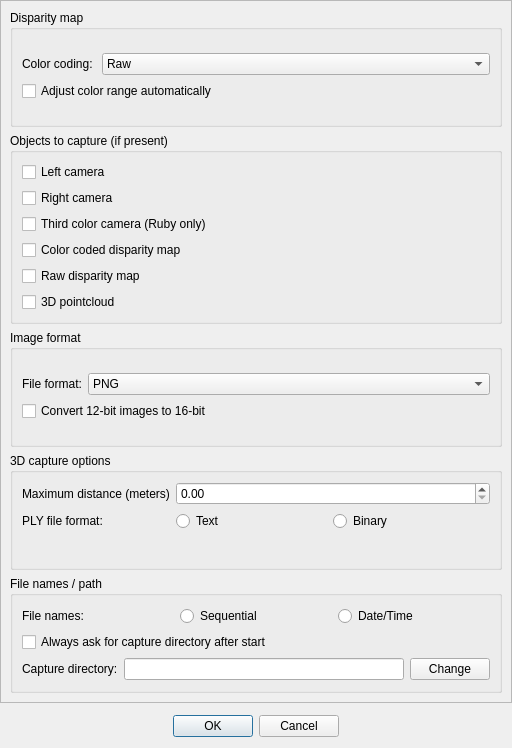
<?xml version="1.0" encoding="UTF-8"?>
<ui version="4.0">
 <class>SettingsDialog</class>
 <widget class="QDialog" name="SettingsDialog">
  <property name="geometry">
   <rect>
    <x>0</x>
    <y>0</y>
    <width>512</width>
    <height>748</height>
   </rect>
  </property>
  <property name="windowTitle">
   <string>Capture and Display Settings</string>
  </property>
  <layout class="QVBoxLayout" name="verticalLayout_5">
   <property name="leftMargin">
    <number>0</number>
   </property>
   <property name="topMargin">
    <number>0</number>
   </property>
   <property name="rightMargin">
    <number>0</number>
   </property>
   <item>
    <layout class="QVBoxLayout" name="mainLayout">
     <property name="spacing">
      <number>12</number>
     </property>
     <property name="topMargin">
      <number>0</number>
     </property>
     <property name="bottomMargin">
      <number>0</number>
     </property>
     <item>
      <widget class="QScrollArea" name="scrollArea">
       <property name="sizeAdjustPolicy">
        <enum>QAbstractScrollArea::AdjustToContentsOnFirstShow</enum>
       </property>
       <property name="widgetResizable">
        <bool>true</bool>
       </property>
       <widget class="QWidget" name="scrollAreaWidgetContents">
        <property name="geometry">
         <rect>
          <x>0</x>
          <y>0</y>
          <width>494</width>
          <height>698</height>
         </rect>
        </property>
        <layout class="QVBoxLayout" name="verticalLayout_12">
         <item>
          <widget class="QGroupBox" name="groupBox">
           <property name="title">
            <string>Disparity map</string>
           </property>
           <layout class="QVBoxLayout" name="verticalLayout_3">
            <item>
             <layout class="QVBoxLayout" name="verticalLayout">
              <item>
               <layout class="QHBoxLayout" name="horizontalLayout_3">
                <item>
                 <widget class="QLabel" name="label">
                  <property name="text">
                   <string>Color coding: </string>
                  </property>
                 </widget>
                </item>
                <item>
                 <widget class="QComboBox" name="colorScheme">
                  <property name="sizePolicy">
                   <sizepolicy hsizetype="Expanding" vsizetype="Fixed">
                    <horstretch>0</horstretch>
                    <verstretch>0</verstretch>
                   </sizepolicy>
                  </property>
                  <item>
                   <property name="text">
                    <string>Raw</string>
                   </property>
                   <property name="icon">
                    <iconset resource="resources.qrc">
                     <normaloff>:/nvcom/icons/color_grey.png</normaloff>:/nvcom/icons/color_grey.png</iconset>
                   </property>
                  </item>
                  <item>
                   <property name="text">
                    <string>Red / Blue</string>
                   </property>
                   <property name="icon">
                    <iconset resource="resources.qrc">
                     <normaloff>:/nvcom/icons/color_red_blue.png</normaloff>:/nvcom/icons/color_red_blue.png</iconset>
                   </property>
                  </item>
                  <item>
                   <property name="text">
                    <string>Rainbow</string>
                   </property>
                   <property name="icon">
                    <iconset resource="resources.qrc">
                     <normaloff>:/nvcom/icons/color_rainbow.png</normaloff>:/nvcom/icons/color_rainbow.png</iconset>
                   </property>
                  </item>
                 </widget>
                </item>
               </layout>
              </item>
              <item>
               <widget class="QCheckBox" name="adaptiveScale">
                <property name="text">
                 <string>Adjust color range automatically</string>
                </property>
               </widget>
              </item>
             </layout>
            </item>
           </layout>
          </widget>
         </item>
         <item>
          <widget class="QGroupBox" name="groupBox_5">
           <property name="title">
            <string>Objects to capture (if present)</string>
           </property>
           <layout class="QVBoxLayout" name="verticalLayout_8">
            <item>
             <layout class="QVBoxLayout" name="verticalLayout_9">
              <item>
               <widget class="QCheckBox" name="writeLeft">
                <property name="text">
                 <string>Left camera</string>
                </property>
               </widget>
              </item>
              <item>
               <widget class="QCheckBox" name="writeRight">
                <property name="text">
                 <string>Right camera</string>
                </property>
               </widget>
              </item>
              <item>
               <widget class="QCheckBox" name="writeColor">
                <property name="text">
                 <string>Third color camera (Ruby only)</string>
                </property>
               </widget>
              </item>
              <item>
               <widget class="QCheckBox" name="writeDisparityColor">
                <property name="text">
                 <string>Color coded disparity map</string>
                </property>
               </widget>
              </item>
              <item>
               <widget class="QCheckBox" name="writeDisparityRaw">
                <property name="text">
                 <string>Raw disparity map</string>
                </property>
               </widget>
              </item>
              <item>
               <widget class="QCheckBox" name="writePointCloud">
                <property name="text">
                 <string>3D pointcloud</string>
                </property>
               </widget>
              </item>
             </layout>
            </item>
           </layout>
          </widget>
         </item>
         <item>
          <widget class="QGroupBox" name="groupBox_3">
           <property name="title">
            <string>Image format</string>
           </property>
           <layout class="QVBoxLayout" name="verticalLayout_11">
            <item>
             <layout class="QVBoxLayout" name="verticalLayout_10">
              <item>
               <layout class="QHBoxLayout" name="horizontalLayout_6">
                <item>
                 <widget class="QLabel" name="label_5">
                  <property name="text">
                   <string>File format:</string>
                  </property>
                 </widget>
                </item>
                <item>
                 <widget class="QComboBox" name="fileFormat">
                  <property name="sizePolicy">
                   <sizepolicy hsizetype="Expanding" vsizetype="Fixed">
                    <horstretch>0</horstretch>
                    <verstretch>0</verstretch>
                   </sizepolicy>
                  </property>
                  <item>
                   <property name="text">
                    <string>PNG</string>
                   </property>
                  </item>
                  <item>
                   <property name="text">
                    <string>PGM</string>
                   </property>
                  </item>
                 </widget>
                </item>
               </layout>
              </item>
              <item>
               <widget class="QCheckBox" name="convert12Bit">
                <property name="text">
                 <string>Convert 12-bit images to 16-bit</string>
                </property>
               </widget>
              </item>
             </layout>
            </item>
           </layout>
          </widget>
         </item>
         <item>
          <widget class="QGroupBox" name="groupBox_2">
           <property name="title">
            <string>3D capture options</string>
           </property>
           <layout class="QVBoxLayout" name="verticalLayout_2">
            <item>
             <layout class="QFormLayout" name="formLayout">
              <item row="0" column="0">
               <widget class="QLabel" name="label_2">
                <property name="text">
                 <string>Maximum distance (meters)</string>
                </property>
               </widget>
              </item>
              <item row="0" column="1">
               <widget class="QDoubleSpinBox" name="maxDist">
                <property name="maximum">
                 <double>10000.000000000000000</double>
                </property>
               </widget>
              </item>
              <item row="1" column="0">
               <widget class="QLabel" name="label_3">
                <property name="text">
                 <string>PLY file format:</string>
                </property>
               </widget>
              </item>
              <item row="1" column="1">
               <widget class="QWidget" name="widget" native="true">
                <layout class="QHBoxLayout" name="horizontalLayout_4">
                 <property name="spacing">
                  <number>0</number>
                 </property>
                 <property name="leftMargin">
                  <number>0</number>
                 </property>
                 <property name="topMargin">
                  <number>0</number>
                 </property>
                 <property name="rightMargin">
                  <number>0</number>
                 </property>
                 <property name="bottomMargin">
                  <number>0</number>
                 </property>
                 <item>
                  <widget class="QRadioButton" name="formatText">
                   <property name="text">
                    <string>Text</string>
                   </property>
                  </widget>
                 </item>
                 <item>
                  <widget class="QRadioButton" name="formatBinary">
                   <property name="text">
                    <string>Binary</string>
                   </property>
                  </widget>
                 </item>
                </layout>
               </widget>
              </item>
             </layout>
            </item>
           </layout>
          </widget>
         </item>
         <item>
          <widget class="QGroupBox" name="groupBox_4">
           <property name="title">
            <string>File names / path</string>
           </property>
           <layout class="QVBoxLayout" name="verticalLayout_6">
            <item>
             <layout class="QVBoxLayout" name="verticalLayout_7">
              <item>
               <layout class="QHBoxLayout" name="horizontalLayout">
                <property name="bottomMargin">
                 <number>0</number>
                </property>
                <item>
                 <widget class="QLabel" name="label_6">
                  <property name="text">
                   <string>File names:</string>
                  </property>
                 </widget>
                </item>
                <item>
                 <widget class="QRadioButton" name="fileNameSequential">
                  <property name="text">
                   <string>Sequential</string>
                  </property>
                 </widget>
                </item>
                <item>
                 <widget class="QRadioButton" name="fileNameDateTime">
                  <property name="text">
                   <string>Date/Time</string>
                  </property>
                 </widget>
                </item>
               </layout>
              </item>
              <item>
               <widget class="QCheckBox" name="alwaysAskCaptureDir">
                <property name="text">
                 <string>Always ask for capture directory after start</string>
                </property>
               </widget>
              </item>
              <item>
               <layout class="QHBoxLayout" name="horizontalLayout_5">
                <item>
                 <widget class="QLabel" name="label_4">
                  <property name="text">
                   <string>Capture directory:</string>
                  </property>
                 </widget>
                </item>
                <item>
                 <widget class="QLineEdit" name="captureDir">
                  <property name="enabled">
                   <bool>true</bool>
                  </property>
                  <property name="readOnly">
                   <bool>true</bool>
                  </property>
                 </widget>
                </item>
                <item>
                 <widget class="QPushButton" name="changeDir">
                  <property name="text">
                   <string>Change</string>
                  </property>
                 </widget>
                </item>
               </layout>
              </item>
             </layout>
            </item>
           </layout>
          </widget>
         </item>
        </layout>
       </widget>
      </widget>
     </item>
     <item>
      <widget class="QDialogButtonBox" name="buttonBox">
       <property name="orientation">
        <enum>Qt::Horizontal</enum>
       </property>
       <property name="standardButtons">
        <set>QDialogButtonBox::Cancel|QDialogButtonBox::Ok</set>
       </property>
       <property name="centerButtons">
        <bool>true</bool>
       </property>
      </widget>
     </item>
    </layout>
   </item>
  </layout>
 </widget>
 <resources>
  <include location="resources.qrc"/>
 </resources>
 <connections>
  <connection>
   <sender>buttonBox</sender>
   <signal>accepted()</signal>
   <receiver>SettingsDialog</receiver>
   <slot>accept()</slot>
   <hints>
    <hint type="sourcelabel">
     <x>248</x>
     <y>254</y>
    </hint>
    <hint type="destinationlabel">
     <x>157</x>
     <y>274</y>
    </hint>
   </hints>
  </connection>
  <connection>
   <sender>buttonBox</sender>
   <signal>rejected()</signal>
   <receiver>SettingsDialog</receiver>
   <slot>reject()</slot>
   <hints>
    <hint type="sourcelabel">
     <x>316</x>
     <y>260</y>
    </hint>
    <hint type="destinationlabel">
     <x>286</x>
     <y>274</y>
    </hint>
   </hints>
  </connection>
 </connections>
</ui>
